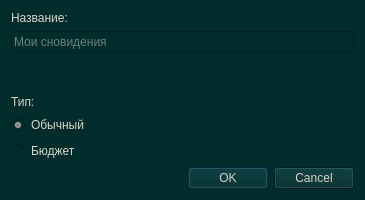
<?xml version="1.0" encoding="UTF-8"?>
<ui version="4.0">
 <class>CategoryCreateDialog</class>
 <widget class="QDialog" name="CategoryCreateDialog">
  <property name="windowModality">
   <enum>Qt::WindowModal</enum>
  </property>
  <property name="geometry">
   <rect>
    <x>0</x>
    <y>0</y>
    <width>365</width>
    <height>200</height>
   </rect>
  </property>
  <property name="sizePolicy">
   <sizepolicy hsizetype="Preferred" vsizetype="Fixed">
    <horstretch>0</horstretch>
    <verstretch>0</verstretch>
   </sizepolicy>
  </property>
  <property name="minimumSize">
   <size>
    <width>365</width>
    <height>200</height>
   </size>
  </property>
  <property name="maximumSize">
   <size>
    <width>365</width>
    <height>200</height>
   </size>
  </property>
  <property name="windowTitle">
   <string>Новая категория</string>
  </property>
  <property name="styleSheet">
   <string notr="true">background-color: rgb(0, 44, 44);
selection-background-color: rgb(7, 52, 80);
alternate-background-color: rgb(0, 25, 25);

color: rgb(217, 212, 199);

font: 11.5pt &quot;MS Shell Dlg 2&quot;;</string>
  </property>
  <layout class="QVBoxLayout" name="verticalLayout" stretch="1,1,1,1,3,3,3">
   <property name="sizeConstraint">
    <enum>QLayout::SetDefaultConstraint</enum>
   </property>
   <item>
    <widget class="QLabel" name="label">
     <property name="sizePolicy">
      <sizepolicy hsizetype="Preferred" vsizetype="Fixed">
       <horstretch>0</horstretch>
       <verstretch>0</verstretch>
      </sizepolicy>
     </property>
     <property name="text">
      <string>Название:</string>
     </property>
    </widget>
   </item>
   <item>
    <widget class="QLineEdit" name="leTitle">
     <property name="inputMask">
      <string/>
     </property>
     <property name="text">
      <string/>
     </property>
     <property name="placeholderText">
      <string>Мои сновидения</string>
     </property>
    </widget>
   </item>
   <item>
    <spacer name="verticalSpacer">
     <property name="orientation">
      <enum>Qt::Vertical</enum>
     </property>
     <property name="sizeHint" stdset="0">
      <size>
       <width>20</width>
       <height>16</height>
      </size>
     </property>
    </spacer>
   </item>
   <item>
    <widget class="QLabel" name="label_2">
     <property name="sizePolicy">
      <sizepolicy hsizetype="Preferred" vsizetype="Fixed">
       <horstretch>0</horstretch>
       <verstretch>0</verstretch>
      </sizepolicy>
     </property>
     <property name="text">
      <string>Тип:</string>
     </property>
    </widget>
   </item>
   <item>
    <widget class="QRadioButton" name="rbDefault">
     <property name="text">
      <string>Обычный</string>
     </property>
     <property name="checked">
      <bool>true</bool>
     </property>
    </widget>
   </item>
   <item>
    <widget class="QRadioButton" name="rbBudget">
     <property name="text">
      <string>Бюджет</string>
     </property>
    </widget>
   </item>
   <item>
    <widget class="QDialogButtonBox" name="buttonBox">
     <property name="orientation">
      <enum>Qt::Horizontal</enum>
     </property>
     <property name="standardButtons">
      <set>QDialogButtonBox::Cancel|QDialogButtonBox::Ok</set>
     </property>
    </widget>
   </item>
  </layout>
 </widget>
 <resources/>
 <connections>
  <connection>
   <sender>buttonBox</sender>
   <signal>accepted()</signal>
   <receiver>CategoryCreateDialog</receiver>
   <slot>accept()</slot>
   <hints>
    <hint type="sourcelabel">
     <x>248</x>
     <y>254</y>
    </hint>
    <hint type="destinationlabel">
     <x>157</x>
     <y>274</y>
    </hint>
   </hints>
  </connection>
  <connection>
   <sender>buttonBox</sender>
   <signal>rejected()</signal>
   <receiver>CategoryCreateDialog</receiver>
   <slot>reject()</slot>
   <hints>
    <hint type="sourcelabel">
     <x>316</x>
     <y>260</y>
    </hint>
    <hint type="destinationlabel">
     <x>286</x>
     <y>274</y>
    </hint>
   </hints>
  </connection>
 </connections>
</ui>
